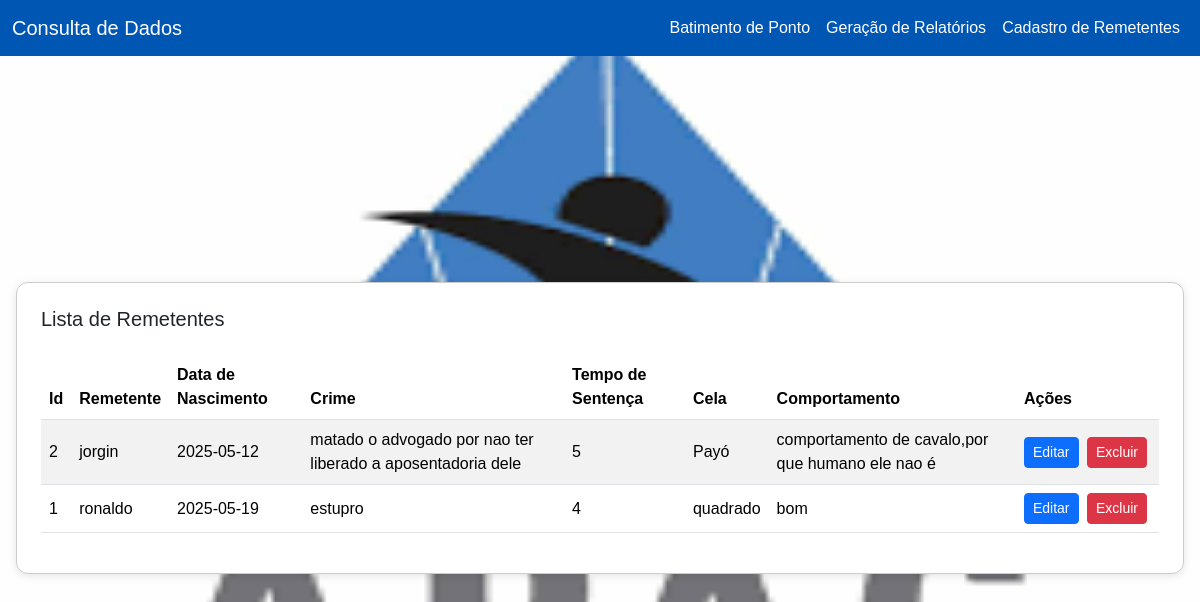
The page /consulta on the database as committed earlier.
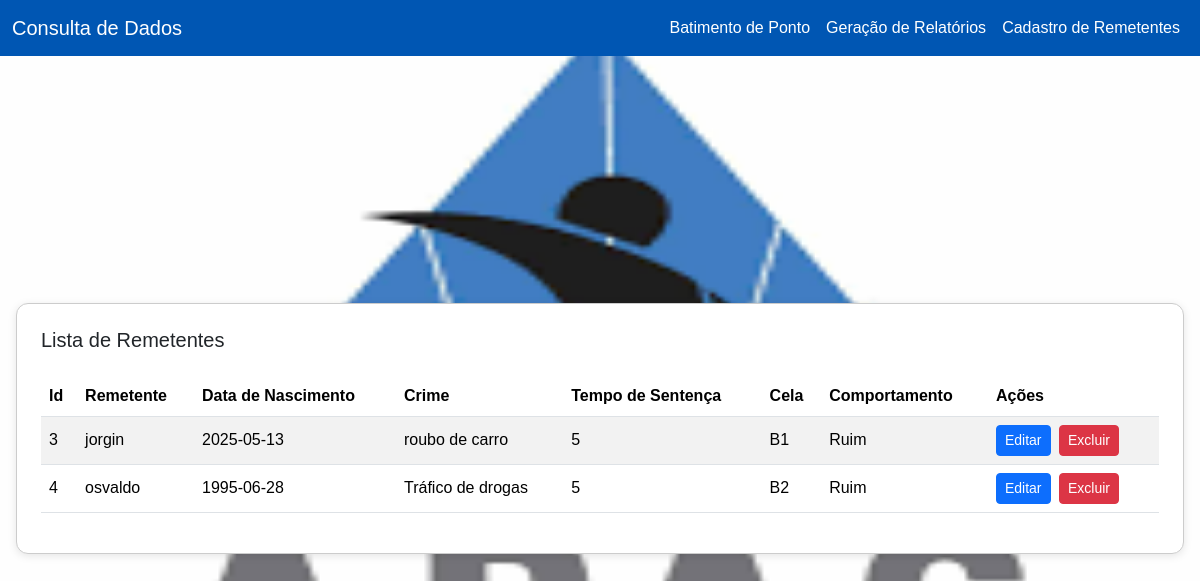
The same page on the database as committed later.
### tables this page shows
CREATE TABLE Remetentes (
    id INTEGER PRIMARY KEY AUTOINCREMENT,
    remetente TEXT NOT NULL,
    data_nascimento DATE NOT NULL,
    crime TEXT NOT NULL,
    tempo_sentenca TEXT NOT NULL,
    cela TEXT NOT NULL,
    comportamento TEXT NOT NULL
);

### main.py (the view)
@app.get("/consulta", response_class=HTMLResponse)
async def consulta_get(request: Request):
    consultas = repo.remetente_repo.listar_remetentes()
    return templates.TemplateResponse("consulta.html", {
        "request": request,
        "consultas": consultas,
        "modo_edicao": None
    })

### templates/consulta.html (shortened to what this page needs)
<!DOCTYPE html>
<html lang="pt-br">
<head>
    <link href="https://cdn.jsdelivr.net/npm/bootstrap@5.3.6/dist/css/bootstrap.min.css" rel="stylesheet"
>
</head>
<body>
    <nav class="navbar navbar-expand-lg navbar-custom">
        <div class="container-fluid">
            <a class="navbar-brand text-white" href="#">Consulta de Dados</a>
            <div class="collapse navbar-collapse justify-content-end" id="navbarNav">
                <ul class="navbar-nav">
                    <li class="nav-item">
                        <a class="nav-link active" aria-current="page" href="/ponto">Batimento de Ponto</a>
                    </li>
                    <li class="nav-item">
                        <a class="nav-link" href="/relatorio">Geração de Relatórios</a>
                    </li>
                    <li class="nav-item">
                        <a class="nav-link" href="/cadastro">Cadastro de Remetentes</a>
                    </li>
                </ul>
            </div>
        </div>
    </nav>
    <div class="centered-content">
        <div class="card p-4">
            <h5 class="card-title mb-4">Lista de Remetentes</h5>
            <div class="table-responsive">
                <table class="table table-striped align-middle">
                    <thead>
                        <tr>
                            <th>Id</th>
                            <th>Remetente</th>
                            <th>Data de Nascimento</th>
                            <th>Crime</th>
                            <th>Tempo de Sentença</th>
                            <th>Cela</th>
                            <th>Comportamento</th>
                            <th>Ações</th>
                        </tr>
                    </thead>
                    <tbody>
                        {% for consulta in consultas %}
                        <tr>
                            <form method="post" action="/acao/{{ consulta.id }}">
                                {% if modo_edicao == consulta.id %}
                                <td>{{ consulta.id }}</td>
                                <td><input type="text" name="remetente" value="{{ consulta.remetente }}"
                                        class="form-control form-control-sm"></td>
                                <td><input type="date" name="data_nascimento" value="{{ consulta.data_nascimento }}"
                                        class="form-control form-control-sm"></td>
                                <td><input type="text" name="crime" value="{{ consulta.crime }}"
                                        class="form-control form-control-sm"></td>
                                <td><input type="text" name="tempo_sentenca" value="{{ consulta.tempo_sentenca }}"
                                        class="form-control form-control-sm"></td>
                                <td><input type="text" name="cela" value="{{ consulta.cela }}"
                                        class="form-control form-control-sm"></td>
                                <td><input type="text" name="comportamento" value="{{ consulta.comportamento }}"
                                        class="form-control form-control-sm"></td>
                                <td class="acoes">
                                    <button type="submit" name="botao" value="salvar"
                                        class="btn btn-sm btn-success">Salvar</button>
                                    <a href="/consulta" class="btn btn-sm btn-secondary">Cancelar</a>
                                </td>
                                {% else %}
                                <td>{{ consulta.id }}</td>
                                <td>{{ consulta.remetente }}</td>
                                <td>{{ consulta.data_nascimento }}</td>
                                <td>{{ consulta.crime }}</td>
                                <td>{{ consulta.tempo_sentenca }}</td>
                                <td>{{ consulta.cela }}</td>
                                <td>{{ consulta.comportamento }}</td>
                                <td class="acoes">
                                    <button type="submit" name="botao" value="editar"
                                        class="btn btn-sm btn-primary">Editar</button>
                                    <button type="submit" name="botao" value="excluir"
                                        class="btn btn-sm btn-danger">Excluir</button>
                                </td>
                                {% endif %}
                            </form>
                        </tr>
                        {% endfor %}
                    </tbody>
                </table>
            </div>
        </div>
    </div>
</body>
</html>

### templates/consulta.html (style rules this page uses)
body { font-family: Arial, sans-serif; background-color: #f4f4f4; background-image: url('/static/apac.png'); background-size: 120% 120%; background-position: center; background-repeat: no-repeat; background-attachment: fixed; margin: 0; padding: 0; height: 100vh; }
.navbar-custom { background-color: #0056b3; }
.nav-link { color: white !important; }
.centered-content { display: flex; justify-content: center; align-items: center; height: calc(100vh - 56px); padding: 1rem; }
.card { border: 1px solid #ccc; border-radius: 12px; box-shadow: 0 2px 8px rgba(0, 0, 0, 0.1); background-color: white; width: 100%; max-width: 1200px; }
.acoes { white-space: nowrap; }
.btn-sm { margin-right: 4px; }

Rows that differ between the two databases and show on the page:
removed Remetentes: id "2", remetente "jorgin", data_nascimento "2025-05-12", crime "matado o advogado por nao ter liberado a aposentadoria dele", tempo_sentenca "5", cela "Payó", comportamento "comportamento de cavalo,por que humano ele nao é"
removed Remetentes: id "1", remetente "ronaldo", data_nascimento "2025-05-19", crime "estupro", tempo_sentenca "4", cela "quadrado", comportamento "bom"
added Remetentes: id "3", remetente "jorgin", data_nascimento "2025-05-13", crime "roubo de carro", tempo_sentenca "5", cela "B1", comportamento "Ruim"
added Remetentes: id "4", remetente "osvaldo", data_nascimento "1995-06-28", crime "Tráfico de drogas", tempo_sentenca "5", cela "B2", comportamento "Ruim"
